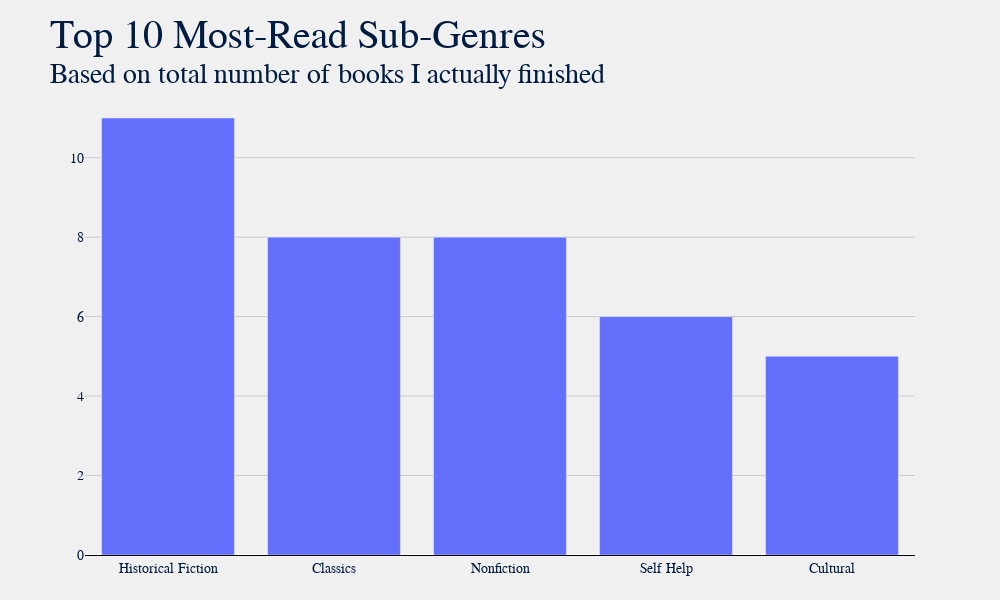

The code cell stored with this chart in its notebook:
### Code cell
title = "Top 10 Most-Read Sub-Genres"
sub = f"Based on total number of books I actually finished"

plot.gen_bar_graph(df, 'Sub-Genre', title, sub)

### Figure 1 — Plotly figure (JSON) as saved in the notebook; plotly's stock layout.template omitted (floating-point values rounded to 4 significant figures)
{"data": [{"name": "", "type": "bar", "x": ["Historical Fiction", "Classics", "Nonfiction", "Self Help", "Cultural"], "y": [11, 8, 8, 6, 5]}], "layout": {"barmode": "group", "font": {"color": "#001c40", "family": "Oswald, Light", "size": 14}, "height": 600, "margin": {"b": 45, "l": 85, "r": 85, "t": 95}, "paper_bgcolor": "#f0f0f0", "plot_bgcolor": "#f0f0f0", "title": {"font": {"color": "#001c40", "family": "Oswald, Bold", "size": 40}, "text": "Top 10 Most-Read Sub-Genres<br><sup>Based on total number of books I actually finished"}, "width": 1000, "xaxis": {"autorange": true, "gridcolor": "#cbcbcb", "linecolor": "black", "range": [-0.5, 4.5], "showgrid": false, "showline": true, "title": {}, "type": "category"}, "yaxis": {"autorange": true, "gridcolor": "#cbcbcb", "linecolor": "black", "range": [0, 11.58], "showgrid": true, "showline": false, "showticklabels": true, "title": {}, "type": "linear"}}}
